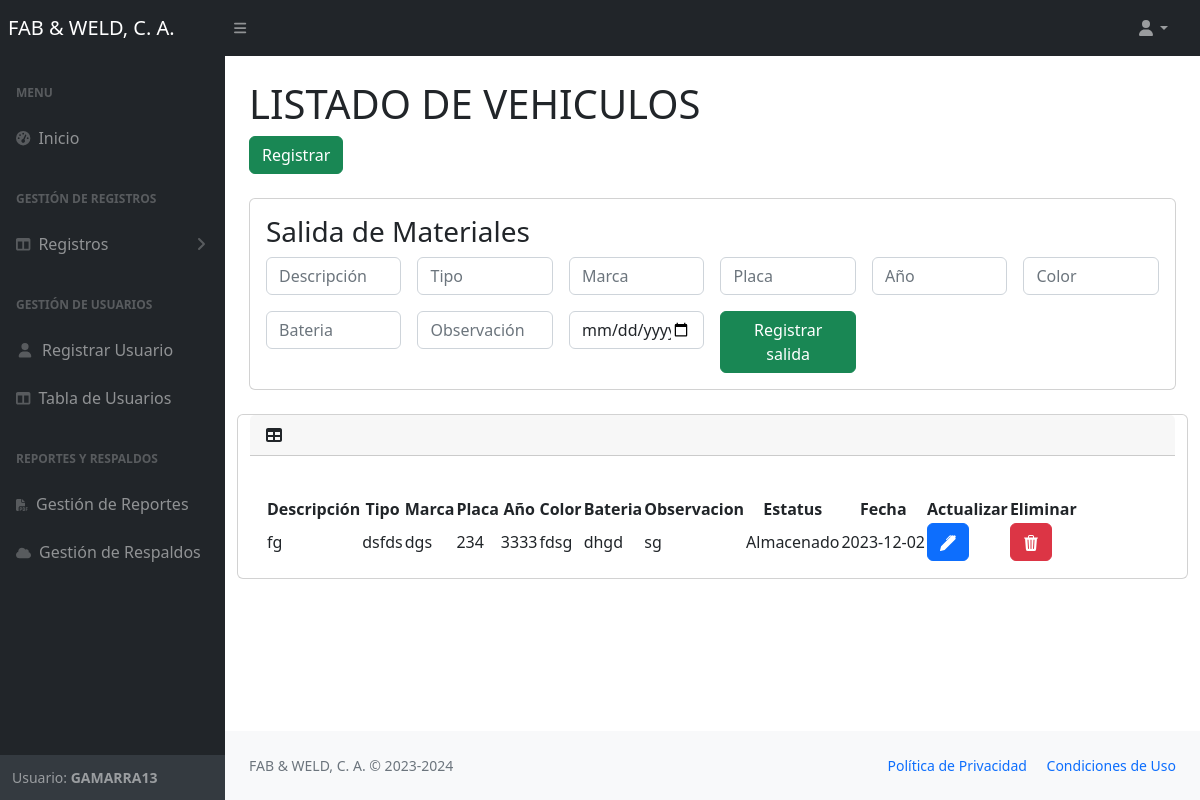
Page /views/vehiculos.php (signed in) on the committed database.
### tables this page shows
CREATE TABLE `users` (
  `id` int NOT NULL,
  `username` varchar(100) DEFAULT NULL,
  `email` varchar(100) NOT NULL,
  `passwordd` varchar(255) DEFAULT NULL,
  `estatus` varchar(50) NOT NULL,
  `role_id` int DEFAULT NULL
);

CREATE TABLE `vehiculo` (
  `id` int NOT NULL,
  `tipo` varchar(50) DEFAULT NULL,
  `descripcion` varchar(255) DEFAULT NULL,
  `marca` varchar(50) DEFAULT NULL,
  `placa` varchar(10) DEFAULT NULL,
  `anio` int DEFAULT NULL,
  `color` varchar(50) DEFAULT NULL,
  `bateria` varchar(50) DEFAULT NULL,
  `observacion` varchar(255) DEFAULT NULL,
  `estatus` varchar(50) DEFAULT NULL,
  `fecha` date NOT NULL
);

### views/vehiculos.php (the view, shortened to what this page needs)
<?php require'nav.php';?>
         <div id="layoutSidenav_content">
                     <main>
                         <div class="container-fluid px-4">
                             <h1 class="mt-4">LISTADO DE VEHICULOS</h1>
                             <ol class="breadcrumb mb-4">
                              <a href="registrar6.php" class="btn btn-success" >Registrar</a>
                             </ol>
                             <div class="card">
  <div class="card-body">
  <h3>Salida de Materiales</h3>
  <form action="../php/salida_vehiculo.php" method="POST">
           <div class="row g-3">
  <div class="col-sm-2">
    <input type="text" class="form-control" placeholder="Descripción" name="descripcion" required>
  </div>
  <div class="col-sm-2">
    <input type="text" class="form-control" placeholder="Tipo" name="tipo" required>
  </div>
  <div class="col-sm-2">
    <input type="text" class="form-control" placeholder="Marca" name="marca" required>
  </div>
  <div class="col-sm-2">
    <input type="text" class="form-control" placeholder="Placa" name="placa" required>
  </div>
  <div class="col-sm-2">
    <input type="number" class="form-control" placeholder="Año" name="anio" required>
  </div>
  <div class="col-sm-2">
    <input type="text" class="form-control" placeholder="Color"  name="color" required>
  </div>
  <div class="col-sm-2">
    <input type="text" class="form-control" placeholder="Bateria" name="bateria"  required>
  </div>
  <div class="col-sm-2">
    <input type="text" class="form-control" placeholder="Observación" name="observacion"  required>
  </div>
  <div class="col-sm-2">
    <input type="date" class="form-control" name="fecha"   required>
  </div>
  <div class="col-sm-2">
  <button class="btn btn-success" type="submit">Registrar salida</button>
  </div>
</div>
</form>
  </div>
</div>
             <br>
                             <div class="row">
                             <div class="card mb-4">
                                 <div class="card-header">
                                     <i class="fas fa-table me-1"></i>
                                 </div>
                                 <div class="card-body">
                                     <table id="datatablesSimple" >
                                     <thead>
                                             <tr>
                                        <th style="text-align: center;">Descripción</th>
                                             <th style="text-align: center;">Tipo</th>
                                            <th style="text-align: center;">Marca</th>
                                            <th style="text-align: center;">Placa</th>
                                            <th style="text-align: center;">Año</th>
                                            <th style="text-align: center;">Color</th>
                                            <th style="text-align: center;">Bateria</th>
                                            <th style="text-align: center;">Observacion</th>
                                            <th style="text-align: center;">Estatus</th>
                                            <th style="text-align: center;">Fecha</th>
                                                   <th >Actualizar</th>
                                                 <th >Eliminar</th>
                                             </tr>
                                         </thead>
                                         <tbody >
                                             <?php
                                             require"../php/conexion.php";
     $queto= "SELECT * FROM vehiculo";
     $result= mysqli_query($conexion, $queto);
     while($fila = mysqli_fetch_array($result)){
         echo "<tr>";
             echo "<td>". $fila['descripcion']. "</td>";
             echo "<td>".$fila['tipo']. "</td>";
         echo "<td>". $fila['marca']. "</td>";
         echo "<td>". $fila['placa']. "</td>";
         echo "<td>". $fila['anio']. "</td>";
         echo "<td>". $fila['color']. "</td>";
         echo "<td>". $fila['bateria']. "</td>";
         echo "<td>". $fila['observacion']. "</td>";
         echo "<td>". $fila['estatus']. "</td>";
         echo "<td>". $fila['fecha']. "</td>";
           echo "<td><a href='actualizar_vehiculos.php?id=".$fila['id']."' class='btn btn-primary btn-raised btn-xs'><svg xmlns='http://www.w3.org/2000/svg' width='16' height='16' fill='currentColor' class='bi bi-pen-fill' viewBox='0 0 16 16'>
           <path d='m13.498.795.149-.149a1.207 1.207 0 1 1 1.707 1.708l-.149.148a1.5 1.5 0 0 1-.059 2.059L4.854 14.854a.5.5 0 0 1-.233.131l-4 1a.5.5 0 0 1-.606-.606l1-4a.5.5 0 0 1 .131-.232l9.642-9.642a.5.5 0 0 0-.642.056L6.854 4.854a.5.5 0 1 1-.708-.708L9.44.854A1.5 1.5 0 0 1 11.5.796a1.5 1.5 0 0 1 1.998-.001z'/>
         </svg></a></td>";
           echo "<td><a  class='btn btn-danger btn-raised btn-xs' href='../php/eliminar_vehiculos.php?id=".$fila['id']."'>
           <svg xmlns='http://www.w3.org/2000/svg' width='16' height='16' fill='currentColor' class='bi bi-trash3-fill' viewBox='0 0 16 16'>
           <path d='M11 1.5v1h3.5a.5.5 0 0 1 0 1h-.538l-.853 10.66A2 2 0 0 1 11.115 16h-6.23a2 2 0 0 1-1.994-1.84L2.038 3.5H1.5a.5.5 0 0 1 0-1H5v-1A1.5 1.5 0 0 1 6.5 0h3A1.5 1.5 0 0 1 11 1.5Zm-5 0v1h4v-1a.5.5 0 0 0-.5-.5h-3a.5.5 0 0 0-.5.5ZM4.5 5.029l.5 8.5a.5.5 0 1 0 .998-.06l-.5-8.5a.5.5 0 1 0-.998.06Zm6.53-.528a.5.5 0 0 0-.528.47l-.5 8.5a.5.5 0 0 0 .998.058l.5-8.5a.5.5 0 0 0-.47-.528ZM8 4.5a.5.5 0 0 0-.5.5v8.5a.5.5 0 0 0 1 0V5a.5.5 0 0 0-.5-.5Z'/>
         </svg></td>";
         echo "</tr>";
     }
     ?>
               </tbody>
                                     </table>
                                 </div>
                             </div>
                         </div>
                     </main>
         <?php require'footer.php';?>

### views/nav.php (shortened to what this page needs)
<?php
require"../php/conexion.php";
$id = $_SESSION["id"];
$rol1=2;
$estatus='estatus';
$consulta = "SELECT * FROM users WHERE id = '$id'  OR $rol1='role_id' AND $estatus='estatus'";
$result = mysqli_query($conexion, $consulta);
$row= $result->fetch_assoc();
if (mysqli_num_rows($result) == 0) {
    echo"<script>
    alert('Por favor debe de iniciar sesión');
    window.location.href='../index.php';
</script>";
    session_destroy();
      mysqli_close($conexion);
}if (!$result=mysqli_query($conexion, $consulta)) {
	echo("Error description:".mysqli_error($conexion));
}
    ?>
<!DOCTYPE html>
<html lang="en">
    <head>
        <link href="https://cdn.jsdelivr.net/npm/simple-datatables@7.1.2/dist/style.min.css" rel="stylesheet" />
        <link href="../css/styles.css" rel="stylesheet" />
    </head>
    <body class="sb-nav-fixed">
        <nav class="sb-topnav navbar navbar-expand navbar-dark bg-dark">
            <a class="navbar-brand ps-2" href="home.php">FAB & WELD, C. A.</a>
            <button class="btn btn-link btn-sm order-1 order-lg-0 me-4 me-lg-0" id="sidebarToggle" href="#!"><i class="fas fa-bars"></i></button>
            <ul class="navbar-nav ms-auto ms-md-0 me-3 me-lg-4">
                <li class="nav-item dropdown">
                    <a class="nav-link dropdown-toggle" id="navbarDropdown" href="#" role="button" data-bs-toggle="dropdown" aria-expanded="false"><i class="fas fa-user fa-fw"></i></a>
                </li>
            </ul>
        </nav>
        <div id="layoutSidenav">
            <div id="layoutSidenav_nav">
                <nav class="sb-sidenav accordion sb-sidenav-dark" id="sidenavAccordion">
                    <div class="sb-sidenav-menu">
                        <div class="nav">
                            <div class="sb-sidenav-menu-heading">Menu</div>
                            <a class="nav-link" href="home.php">
                                <div class="sb-nav-link-icon"><i class="fas fa-tachometer-alt"></i></div>
                                Inicio
                            </a>
                            <div class="sb-sidenav-menu-heading">Gestión de Registros</div>
                            <a class="nav-link collapsed" href="#" data-bs-toggle="collapse" data-bs-target="#collapseLayouts" aria-expanded="false" aria-controls="collapseLayouts">
                                <div class="sb-nav-link-icon"><i class="fas fa-columns"></i></div>
                                Registros
                                <div class="sb-sidenav-collapse-arrow"><i class="fas fa-angle-down"></i></div>
                            </a>
                            <div class="sb-sidenav-menu-heading">Gestión de Usuarios</div>
                            <a class="nav-link" href="nuevo_user.php">
                                <div class="sb-nav-link-icon"><i class="fas fa-user fa-fw"></i></div>
                               Registrar Usuario
                            </a>
                            <a class="nav-link" href="usuarios.php">
                                <div class="sb-nav-link-icon"><i class="fas fa-columns"></i></div>
                               Tabla de  Usuarios
                            </a>
                            <div class="sb-sidenav-menu-heading">Reportes y Respaldos</div>
                            <a class="nav-link" href="reportes.php">
                                <div class="sb-nav-link-icon"><i class='fas fa-file-pdf' style='font-size:12px'></i></div>
                               Gestión de Reportes
                            </a>
                            <a class="nav-link" href="backups.php">
                                <div class="sb-nav-link-icon"><i class='fas fa-cloud' style='font-size:12px'></i></div>
                              Gestión de Respaldos
                            </a>
                        </div>
                    </div>
                    <div class="sb-sidenav-footer">
                        <div class="small">Usuario: <b style="text-transform: uppercase"><?php echo $row['username'] ?></b></div>
                    </div>
                </nav>
            </div>

### rows in the picture
users: username "GAMARRA13"
vehiculo: descripcion "fg", tipo "dsfds", marca "dgs", placa "234", anio "3333", color "fdsg", bateria "dhgd", observacion "sg", estatus "Almacenado", fecha "2023-12-02"
